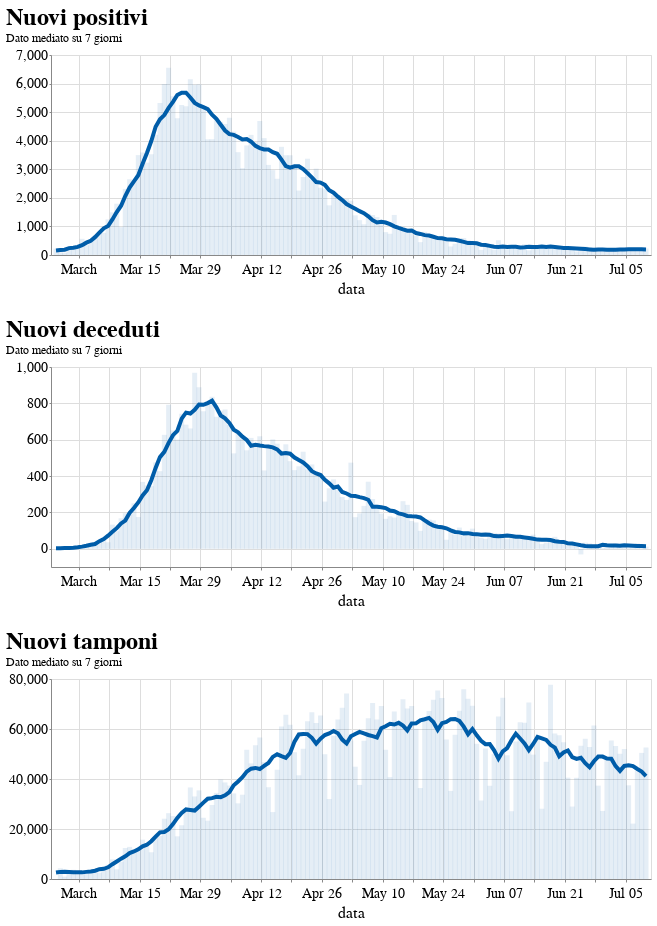

Notebook source saved alongside this figure:
### Code cell
c1 = rolling_avg('nuovi_positivi', title="Nuovi positivi") 
c2 = rolling_avg('nuovi_deceduti', title="Nuovi deceduti")
c3 = rolling_avg('nuovi_tamponi', title="Nuovi tamponi")
alt.vconcat(c1, c2, c3)

### Figure 1 — Vega-Lite specification as saved in the notebook (floating-point values rounded to 4 significant figures; data arrays with more than 128 entries replaced by an {"elided": "..."} marker saying what was removed)
{"config": {"view": {"width": 600, "height": 400}, "background": "#ffffff", "title": {"anchor": "start", "font": "Source Sans Pro, Arial, sans", "fontColor": "#000000", "fontSize": 24, "fontWeight": "bold"}, "arc": {"fill": "#005DA9"}, "area": {"fill": "#005DA9"}, "line": {"stroke": "#005DA9", "strokeWidth": 4}, "path": {"stroke": "#005DA9"}, "rect": {"fill": "#005DA9"}, "shape": {"stroke": "#005DA9"}, "bar": {"fill": "#005DA9"}, "point": {"stroke": "#005DA9"}, "symbol": {"fill": "#005DA9", "size": 60}, "axis": {"titleFont": "Source Sans Pro, sans", "titleFontSize": 16, "titleFontWeight": "normal", "labelFont": "Source Sans Pro, sans", "labelFontSize": 14, "labelFontWeight": "normal"}, "axisX": {"labelAngle": 0, "labelPadding": 4, "tickSize": 3}, "axisY": {"labelBaseline": "middle", "maxExtent": 45, "minExtent": 45, "tickSize": 2, "titleAlign": "left", "titleAngle": 0, "titleX": -45, "titleY": -11}, "headerFacet": {"titleFontSize": 16, "labelFontSize": 14}, "headerRow": {"titleFontSize": 16, "labelFontSize": 14}, "headerColumn": {"titleFontSize": 16, "labelFontSize": 14}, "legend": {"titleFont": "Source Sans Pro, sans", "titleFontSize": 16, "titleFontWeight": "normal", "symbolType": "circle", "labelFont": "Source Sans Pro, sans", "labelFontSize": 15}, "range": {"category": ["#AB377A", "#AEC067", "#9BC3B7", "#928285", "#F07F3C", "#FFE054", "#E30034", "#005DA9", "#644F54", "#5EA290", "#769F3B", "#812161", "#E36319", "#F5C631"]}}, "vconcat": [{"layer": [{"mark": "line", "encoding": {"tooltip": [{"type": "temporal", "field": "data"}, {"type": "quantitative", "field": "nuovi_positivi"}, {"type": "quantitative", "field": "nuovi_deceduti"}, {"type": "quantitative", "field": "incremento"}], "x": {"type": "temporal", "field": "data"}, "y": {"type": "quantitative", "field": "averaged", "title": ""}}, "height": 200, "selection": {"selector001": {"type": "interval", "bind": "scales"}}, "transform": [{"window": [{"op": "mean", "field": "nuovi_positivi", "as": "averaged"}], "frame": [-4, 3]}], "width": 600}, {"mark": {"type": "bar", "opacity": 0.1}, "encoding": {"tooltip": [{"type": "temporal", "field": "data"}, {"type": "quantitative", "field": "nuovi_positivi"}, {"type": "quantitative", "field": "nuovi_deceduti"}, {"type": "quantitative", "field": "incremento"}], "x": {"type": "temporal", "field": "data"}, "y": {"type": "quantitative", "field": "nuovi_positivi", "title": ""}}, "height": 200, "transform": [{"window": [{"op": "mean", "field": "nuovi_positivi", "as": "averaged"}], "frame": [-4, 3]}], "width": 600}], "title": {"text": ["Nuovi positivi"], "subtitle": ["Dato mediato su 7 giorni"]}}, {"layer": [{"mark": "line", "encoding": {"tooltip": [{"type": "temporal", "field": "data"}, {"type": "quantitative", "field": "nuovi_positivi"}, {"type": "quantitative", "field": "nuovi_deceduti"}, {"type": "quantitative", "field": "incremento"}], "x": {"type": "temporal", "field": "data"}, "y": {"type": "quantitative", "field": "averaged", "title": ""}}, "height": 200, "selection": {"selector001": {"type": "interval", "bind": "scales"}}, "transform": [{"window": [{"op": "mean", "field": "nuovi_deceduti", "as": "averaged"}], "frame": [-4, 3]}], "width": 600}, {"mark": {"type": "bar", "opacity": 0.1}, "encoding": {"tooltip": [{"type": "temporal", "field": "data"}, {"type": "quantitative", "field": "nuovi_positivi"}, {"type": "quantitative", "field": "nuovi_deceduti"}, {"type": "quantitative", "field": "incremento"}], "x": {"type": "temporal", "field": "data"}, "y": {"type": "quantitative", "field": "nuovi_deceduti", "title": ""}}, "height": 200, "transform": [{"window": [{"op": "mean", "field": "nuovi_deceduti", "as": "averaged"}], "frame": [-4, 3]}], "width": 600}], "title": {"text": ["Nuovi deceduti"], "subtitle": ["Dato mediato su 7 giorni"]}}, {"layer": [{"mark": "line", "encoding": {"tooltip": [{"type": "temporal", "field": "data"}, {"type": "quantitative", "field": "nuovi_positivi"}, {"type": "quantitative", "field": "nuovi_deceduti"}, {"type": "quantitative", "field": "incremento"}], "x": {"type": "temporal", "field": "data"}, "y": {"type": "quantitative", "field": "averaged", "title": ""}}, "height": 200, "selection": {"selector001": {"type": "interval", "bind": "scales"}}, "transform": [{"window": [{"op": "mean", "field": "nuovi_tamponi", "as": "averaged"}], "frame": [-4, 3]}], "width": 600}, {"mark": {"type": "bar", "opacity": 0.1}, "encoding": {"tooltip": [{"type": "temporal", "field": "data"}, {"type": "quantitative", "field": "nuovi_positivi"}, {"type": "quantitative", "field": "nuovi_deceduti"}, {"type": "quantitative", "field": "incremento"}], "x": {"type": "temporal", "field": "data"}, "y": {"type": "quantitative", "field": "nuovi_tamponi", "title": ""}}, "height": 200, "transform": [{"window": [{"op": "mean", "field": "nuovi_tamponi", "as": "averaged"}], "frame": [-4, 3]}], "width": 600}], "title": {"text": ["Nuovi tamponi"], "subtitle": ["Dato mediato su 7 giorni"]}}], "data": {"name": "data-c397eca7793bcf4f72bf349e1c14a837"}, "$schema": "https://vega.github.io/schema/vega-lite/v4.0.2.json", "datasets": {"data-c397eca7793bcf4f72bf349e1c14a837": {"elided": "137 records"}}}
